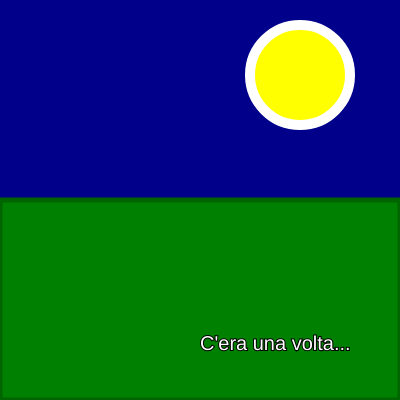
Frame 1 (no input)
Frame 60 (no input): identical to frame 1, image omitted
Frame 120 (the mouse pressed at the canvas centre since frame 60): identical to frame 1, image omitted

The p5.js sketch that drew this single still picture (run headless with seeded random() and noise() and a simulated clock; from frame 60 on, the mouse is pressed at the canvas centre):

// p5.js sketch
// ── sketch.js
function setup() {
  createCanvas(400, 400);
}

function draw() {
  //fare cielo scuro
  background("darkblue");
  //disegnare la luna
  fill( "yellow");
  stroke("white");
  strokeWeight(10);
  circle(300,75,100);
  //prima della forma desiderata cambi i parametri di fill e stroke
  fill("green");
  stroke ("darkgreen")
  strokeWeight(5);
  rect(0,200,400,200);
  //l'ordine è molto importante per disegnare
  fill("white")
  stroke(0);
  strokeWeight(2);
  textSize(20);
  text("C'era una volta...",200,350);

}
